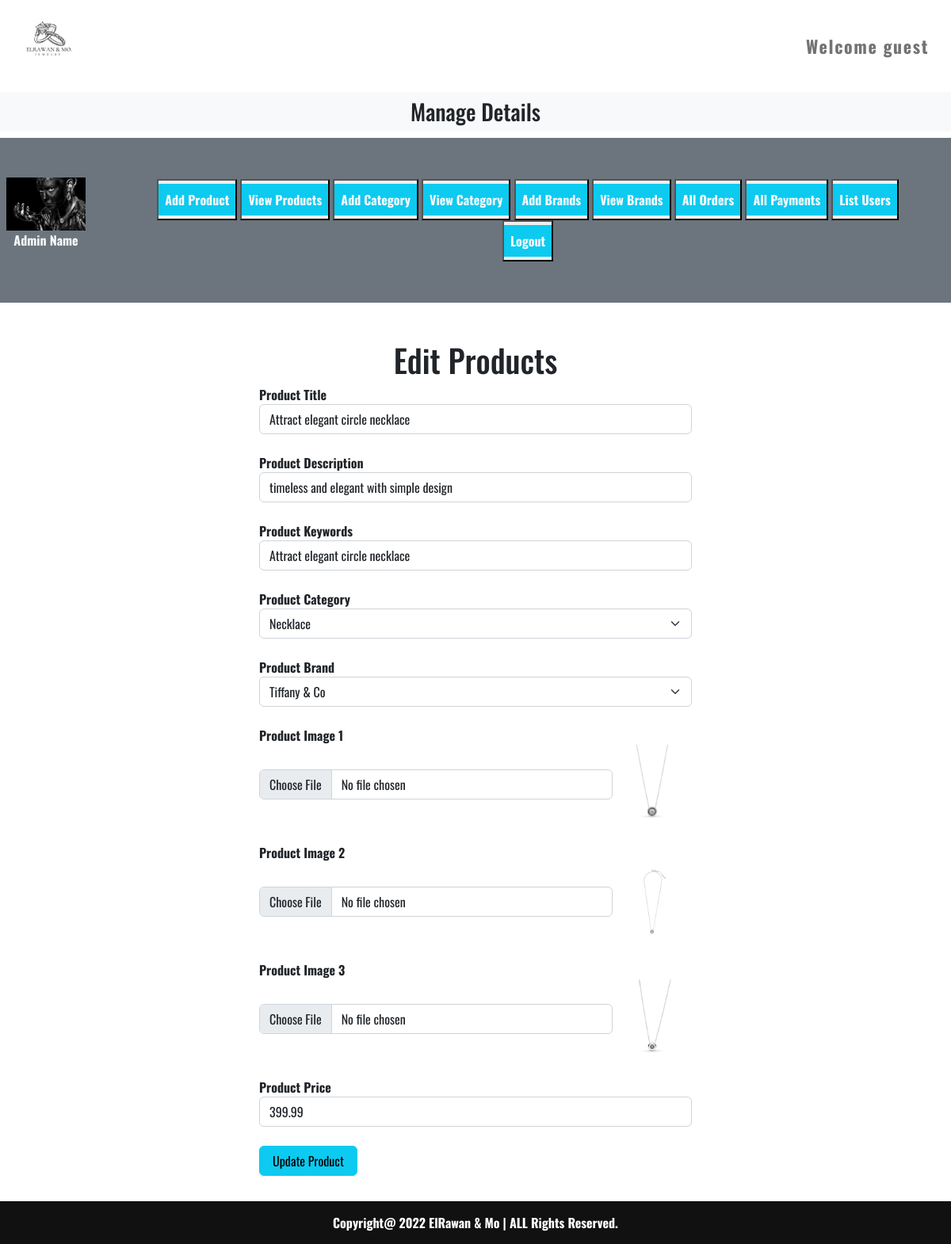
Screenshot of /admin/index.php?edit_products=1 with the database file from the repository.
### tables this page shows
CREATE TABLE `products` (
  `product_id` int(11) NOT NULL,
  `product_title` varchar(100) NOT NULL,
  `product_description` varchar(255) NOT NULL,
  `product_keywords` varchar(255) NOT NULL,
  `category_id` int(11) NOT NULL,
  `brand_id` int(11) NOT NULL,
  `product_image1` varchar(255) NOT NULL,
  `product_image2` varchar(255) NOT NULL,
  `product_image3` varchar(255) NOT NULL,
  `product_price` varchar(100) NOT NULL,
  `date` timestamp NOT NULL DEFAULT current_timestamp() ON UPDATE current_timestamp(),
  `status` varchar(100) NOT NULL
);

CREATE TABLE `categories` (
  `category_id` int(11) NOT NULL,
  `category_title` varchar(100) NOT NULL
);

CREATE TABLE `brands` (
  `brand_id` int(11) NOT NULL,
  `brand_title` varchar(100) NOT NULL
);

### admin/edit_products.php (the view, shortened to what this page needs)
<?php
if(isset($_GET['edit_products'])){
    $edit_id=$_GET['edit_products'];
    $get_data="Select * from `products` where product_id=$edit_id";
    $result=mysqli_query($con,$get_data);
    $row=mysqli_fetch_assoc($result);
    $product_title=$row['product_title'];
    $product_description=$row['product_description'];
    $product_keywords=$row['product_keywords'];
    $category_id=$row['category_id'];
    $brand_id=$row['brand_id'];
    $product_image1=$row['product_image1'];
    $product_image2=$row['product_image2'];
    $product_image3=$row['product_image3'];
    $product_price=$row['product_price'];
    $select_category="Select * from `categories` where category_id=$category_id";
    $result_cat=mysqli_query($con,$select_category);
    $row_cat=mysqli_fetch_assoc($result_cat);
    $category_title=$row_cat['category_title'];
    $select_brand="Select * from `brands` where brand_id=$brand_id";
    $result_band=mysqli_query($con,$select_brand);
    $row_band=mysqli_fetch_assoc($result_band);
    $brand_title=$row_band['brand_title'];
}
?>
<div class="container mt-5">
    <h1 class="text-center">Edit Products</h1>
    <form action="" method="post" enctype="multipart/form-data">
        <div class="form-outline w-50 m-auto mb-4">
            <label for="product_title" class="form_label">Product Title</label>
            <input type="text" id="product_title" value="<?php echo $product_title ?>" name="product_title" class="form-control" required="required">
        </div>
        <div class="form-outline w-50 m-auto mb-4">
            <label for="product_description" class="form_label">Product Description</label>
            <input type="text" id="product_description" value="<?php echo $product_description ?>" name="product_description" class="form-control" required="required">
        </div>
        <div class="form-outline w-50 m-auto mb-4">
            <label for="product_keywords" class="form_label">Product Keywords</label>
            <input type="text" id="product_keywords" value="<?php echo $product_keywords ?>" name="product_keywords" class="form-control" required="required">
        </div>
        <div class="form-outline w-50 m-auto mb-4">
        <label for="product_category" class="form_label">Product Category</label>
            <select name="product_category" class="form-select">
                <option value="<?php echo $category_title?>"><?php echo $category_title?></option>
            </select>
        </div>
        <div class="form-outline w-50 m-auto mb-4">
        <label for="product_brands" class="form_label">Product Brand</label>
            <select name="product_brands" class="form-select">
            <option value="<?php echo $brand_title?>"><?php echo $brand_title?></option>
            </select>
        </div>
        <div class="form-outline w-50 m-auto mb-4">
            <label for="product_image1" class="form_label">Product Image 1</label>
            <div class="d-flex">
            <input type="file" id="product_image1" name="product_image1" class="form-control w-90 m-auto" required="required">
            <img src="./product_images/<?php echo $product_image1 ?>" alt="" class="product_img">
            </div>
        </div>
        <div class="form-outline w-50 m-auto mb-4">
            <label for="product_image2" class="form_label">Product Image 2</label>
            <div class="d-flex">
            <input type="file" id="product_image2" name="product_image2" class="form-control w-90 m-auto" required="required">
            <img src="./product_images/<?php echo $product_image2 ?>" alt="" class="product_img">
            </div>
        </div>
        <div class="form-outline w-50 m-auto mb-4">
            <label for="product_image3" class="form_label">Product Image 3</label>
            <div class="d-flex">
            <input type="file" id="product_image3" name="product_image3" class="form-control w-90 m-auto" required="required">
            <img src="./product_images/<?php echo $product_image3 ?>" alt="" class="product_img">
            </div>
        </div>
        <div class="form-outline w-50 m-auto mb-4">
            <label for="product_price" class="form_label">Product Price</label>
            <input type="text" id="product_price" value="<?php echo $product_price ?>" name="product_price" class="form-control" required="required">
        </div>
        <div class="w-50 m-auto">
            <input type="submit" name="edit_product" value="Update Product" class="btn btn-info px-3 mb-3">
        </div>
    </form>
</div>

### css/style.css (style rules this page uses)
* { margin: 0; padding: 0; box-sizing: border-box; text-decoration: none; font-family: "Oswald", sans-serif; font-weight: bold; }
html { scroll-behavior: smooth; }
body, html { height: 100%; }

### admin/index.php (style rules this page uses)
body { overflow-x: hidden; }
.product_img { width:100px; object-fit: contain; }

### rows the page displays
products: product_title "Attract elegant circle necklace", product_description "timeless and elegant with simple design", product_keywords "Attract elegant circle necklace", product_image1 (picture), product_image2 (picture), product_image3 (picture), product_price "399.99"
categories: product_category "Necklace"
brands: product_brands "Tiffany & Co"
